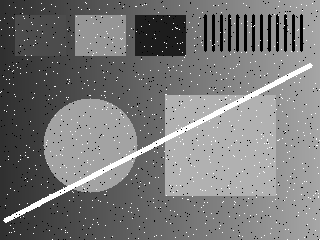
#> input picture 03_심화/day13_vision/expected/noisy_gray.png, 320 x 240 px, found by its file name
$ python main.py
#> lines starting #> are read from the running program, lines starting #| are printed output that depends on the picture
### 03_심화/03_filters/filters.py
import cv2
import numpy as np

def apply_filter(gray, name):
    """한 장의 Gray에 선택 필터를 적용합니다. 파일 입출력은 하지 않습니다."""
    # 가우시안 블러 적용
    # - (5,5) 커널 사용
    # - sigma=0 : OpenCV가 자동 계산
    if name == "gaussian":
        return cv2.GaussianBlur(gray,(5,5),0)
    # 샤프닝 필터 적용
    # - 중심 픽셀을 강조하여 경계와 디테일 강화
    # - filter2D로 컨볼루션 수행
    if name == "sharpen":
        kernel = np.array([[0,-1,0],[-1,5,-1],[0,-1,0]],dtype=np.float32)
        return cv2.filter2D(gray,-1,kernel)
    # >>> TODO H03
    # 마지막 후보 bilateral을 d=7, sigmaColor=50, sigmaSpace=50으로 처리해 반환하세요. name은 정상 후보만 전달됩니다.
    # 양방향(Bilateral) 필터 적용
    # - d=7 : 주변 화소 탐색 크기
    # - sigmaColor=50 : 색상 유사도 범위
    # - sigmaSpace=50 : 공간 거리 영향 범위
    # - 에지는 유지하면서 노이즈를 제거
    return cv2.bilateralFilter(gray, 7, 50, 50)
    # <<< TODO H03

### 03_심화/03_filters/main.py
from pathlib import Path
import os
import cv2
import numpy as np

# 제공 코드: 어느 작업 폴더에서 실행해도 현재 파일 옆의 입력을 읽습니다.
# OpenCV에는 영문 상대 경로를 전달합니다. 원본 파일은 덮어쓰지 않습니다.
os.chdir(Path(__file__).resolve().parent)

import csv
import json
from time import perf_counter
# 출력 결과를 저장할 outputs 디렉터리 생성
# - exist_ok=True : 이미 폴더가 있어도 오류를 발생시키지 않음
# - 필터 결과 이미지와 CSV 파일이 저장되는 위치
Path("outputs").mkdir(exist_ok=True)

from filters import apply_filter
from statistics import median

# 입력 영상 로드
# - "../data/noisy_gray.png" : 그레이스케일 잡음 영상
# - 0 : 흑백(Gray) 모드로 읽기
gray = cv2.imread("../data/noisy_gray.png",0)
#> gray is the input picture: shape (240, 320); min 0, max 255, mean 121.1
# 필터별 측정 결과 저장 리스트
# - [필터명, 중앙값 처리시간(ms), 에지 픽셀 수] 형태로 저장
rows=[]
# 세 가지 필터 성능 비교 수행
# - gaussian : 가우시안 블러
# - sharpen : 샤프닝
# - bilateral : 양방향 필터
for name in ["gaussian","sharpen","bilateral"]:
    # 워밍업 실행
    # - 최초 실행 시 발생할 수 있는 초기화 비용 제외
    apply_filter(gray,name)  # 워밍업 제외
    # 실행 시간 측정값 저장 리스트
    # - 7회 반복 측정 후 중앙값 사용
    samples=[]
    # 필터 처리 시간 측정
    # - perf_counter() : 고해상도 시간 측정
    # - 처리 시간을 ms 단위로 저장
    for _ in range(7):
        start=perf_counter(); result=apply_filter(gray,name); samples.append((perf_counter()-start)*1000)
    # 에지 추출
    # - Canny Edge Detector 사용
    # - 임계값 : 80, 160
    edge=cv2.Canny(result,80,160)
    # 필터 결과 및 에지 결과 저장
    # - {필터명}.png
    # - {필터명}_edge.png
    cv2.imwrite(f"outputs/{name}.png",result);cv2.imwrite(f"outputs/{name}_edge.png",edge)
    # 결과 테이블에 기록
    # - name : 필터 이름
    # - median(samples) : 7회 측정 시간의 중앙값(ms)
    # - np.count_nonzero(edge) : 검출된 에지 픽셀 개수
    rows.append([name,median(samples),int(np.count_nonzero(edge))])
#> this loop made 3 passes
#> pass 1, `edge=cv2.Canny(result,80,160)`:
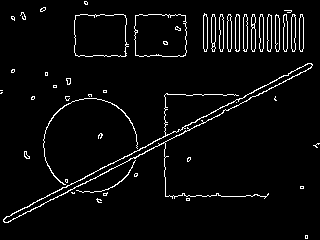
#> edge: shape (240, 320); 4.2% white in thin lines or dots
#> pass 1, `cv2.imwrite(f'outputs/{name}.png', result)`:
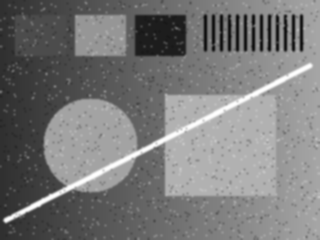
#> saved as gaussian.png: shape (240, 320); min 13, max 255, mean 121.1
#> pass 2, `edge=cv2.Canny(result,80,160)`:
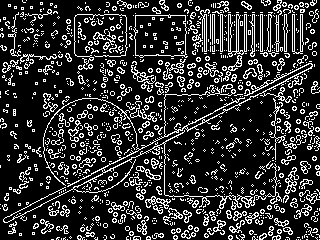
#> edge: shape (240, 320); 19.4% white in thin lines or dots
#> pass 2, `cv2.imwrite(f'outputs/{name}.png', result)`:
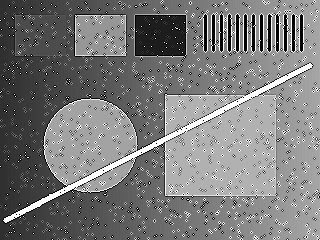
#> saved as sharpen.png: shape (240, 320); min 0, max 255, mean 122
#> after the loop:
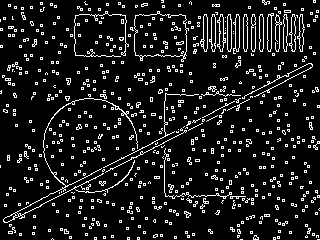
#> edge: shape (240, 320); 10.7% white in thin lines or dots
#> after the loop, rows = [['gaussian', 0.217, 3234], ['sharpen', 0.386, 14866], ['bilateral', 4.47, 8237]]
# 필터 비교 결과 CSV 저장
# - UTF-8 BOM 인코딩 사용
# - filter : 필터 이름
# - median_ms : 중앙 처리시간(ms)
# - edge_pixels : 에지 픽셀 수
with open("outputs/filter_comparison.csv","w",encoding="utf-8-sig",newline="") as f:
    w=csv.writer(f);w.writerow(["filter","median_ms","edge_pixels"]);w.writerows(rows)
# 필터별 에지 픽셀 수 출력
# - 각 필터가 유지/생성한 에지 양 비교 가능
print("필터/Edge 픽셀:",[(r[0],r[2]) for r in rows])
#| 필터/Edge 픽셀: [('gaussian', 3234), ('sharpen', 14866), ('bilateral', 8237)]
# 시간 측정 기준 안내
# - 현재 실행 환경의 CPU 및 OpenCV 버전에 따라 값이 달라질 수 있음
# - 7회 측정값의 중앙값 사용
print("median_ms는 현재 CPU·OpenCV 환경의 7회 측정값입니다.")
